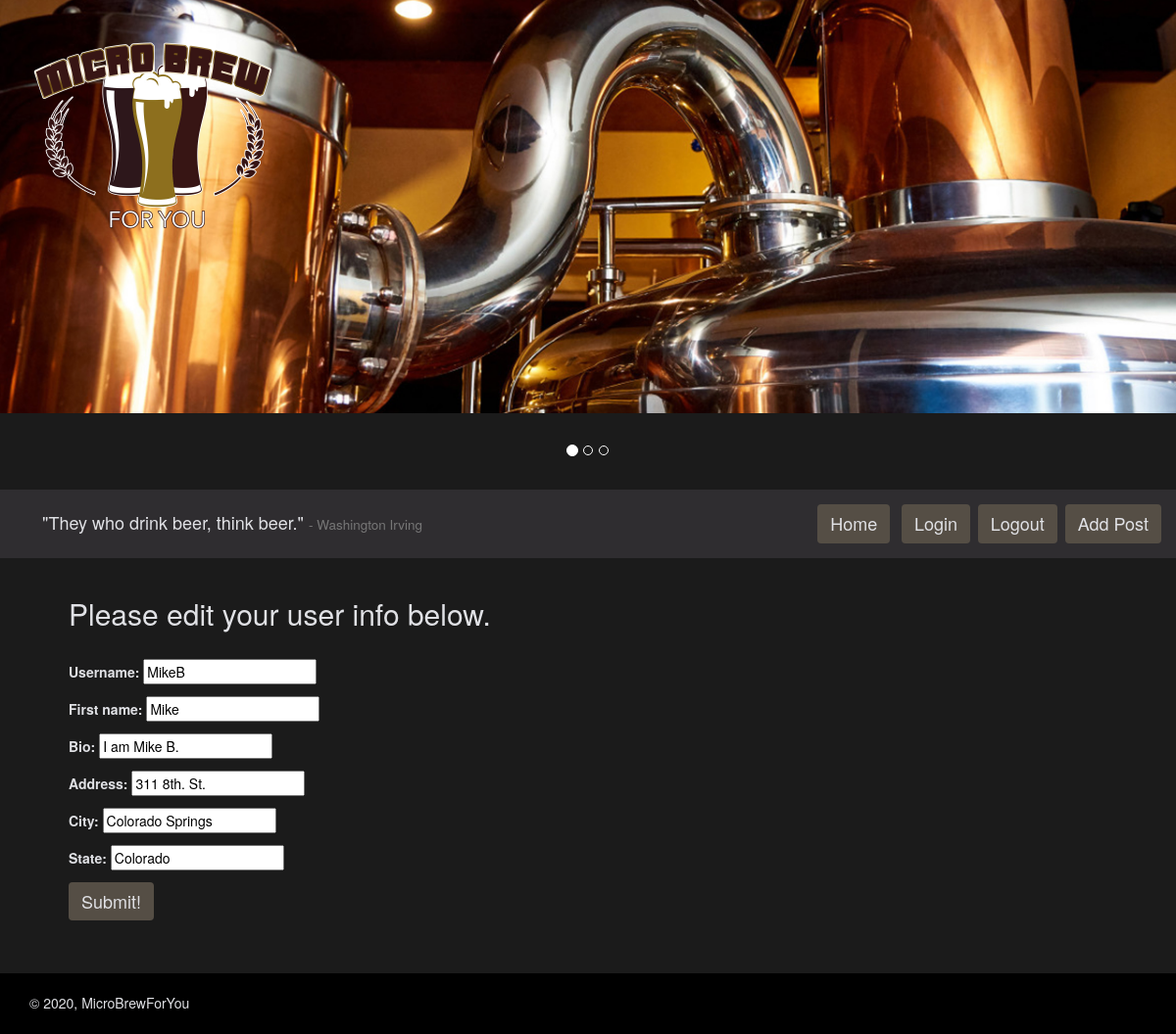
/edituser/4/ (signed in), run on an earlier commit of the app's database.
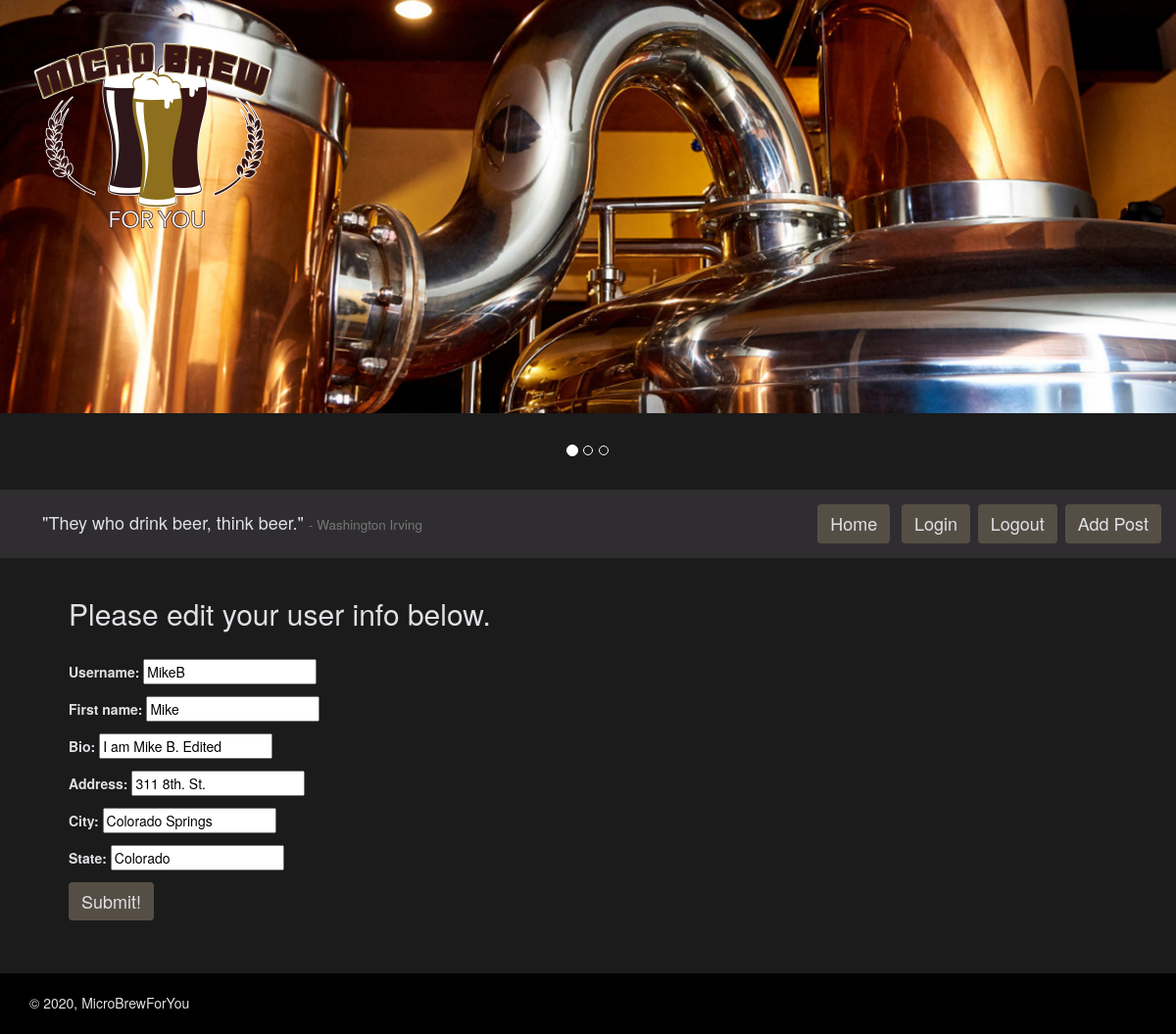
And on a later commit of the database.
### microbrewforyou_app/models.py (models this page shows, shortened)
class CustomUser(AbstractUser):
    bio = models.CharField(max_length=280, default='')
    user_image = models.ImageField(
        upload_to='CustomUser/', null=False, blank=False)
    users_following = models.ManyToManyField(
        "self", symmetrical=False, related_name='CustomUser')
    fav_breweries = models.ManyToManyField(
        "Breweries", symmetrical=False,
        related_name='fav_breweries', blank=True)
    fav_brewtypes = models.ManyToManyField(
        "BrewTypes", symmetrical=False,
        related_name='fav_brewtypes', blank=True)
    address = models.CharField(max_length=280)
    city = models.CharField(max_length=50)
    state = models.CharField(max_length=50)
    user_since = models.DateTimeField(default=timezone.now)
    REQUIRED_FIELDS = ['first_name', 'bio', 'address', 'city', 'state']

### microbrewforyou_app/views.py (the view, shortened to what this page needs)
# urls.py: path('edituser/<int:user_id>/', edit_user_view, name="edit_userview"),
def edit_user_view(request, user_id):
    edit_user = CustomUser.objects.filter(id=user_id).first()
    if edit_user == request.user:
        user_form = EditUserForm(initial={'username': edit_user.username,
                                          'first_name': edit_user.first_name,
                                          'bio': edit_user.bio,
                                          'address': edit_user.address,
                                          'city': edit_user.city,
                                          'state': edit_user.state})
        return render(request, "edit_user.html",
                      {"form": user_form, "profile_user": request.user})
    else:
        return HttpResponseRedirect(reverse(
            "edit_userview", args=[edit_user.id]))

### microbrewforyou_app/forms.py
class EditUserForm(forms.Form):
    username = forms.CharField(max_length=240)
    first_name = forms.CharField(max_length=240)
    bio = forms.CharField(max_length=280)
    address = forms.CharField(max_length=280)
    city = forms.CharField(max_length=50)
    state = forms.CharField(max_length=50)

### templates/edit_user.html
{% extends 'base.html' %} {% block content %}
<br />
<h2>Please edit your user info below.</h2>
<br />
<form action="" method="post">
  {% csrf_token %} {{ form.as_p }}
  <input class="btn button-menu" type="submit" value="Submit!" />
</form>
<br />
<br />
{% endblock %}

What changed in the data, as far as the page shows it:
changed CustomUser "MikeB": bio "I am Mike B." → "I am Mike B. Edited"
